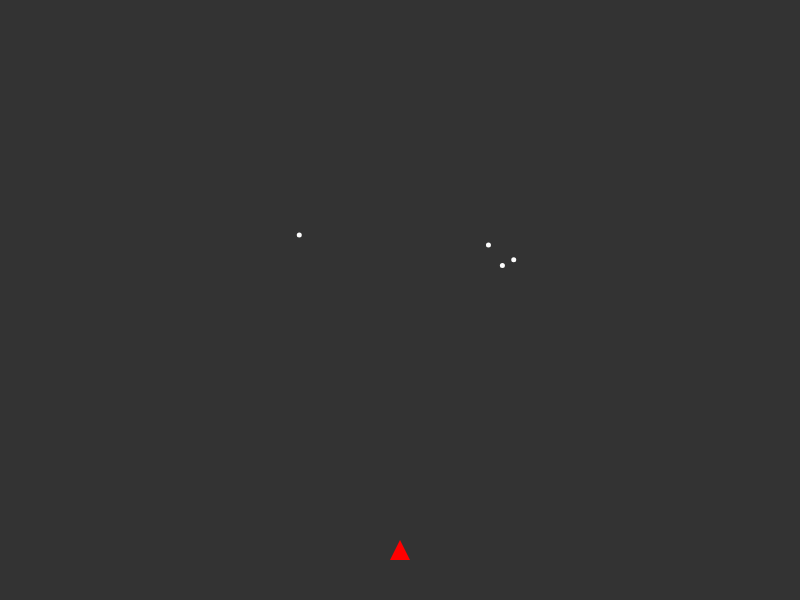
Frame 1 (no input)
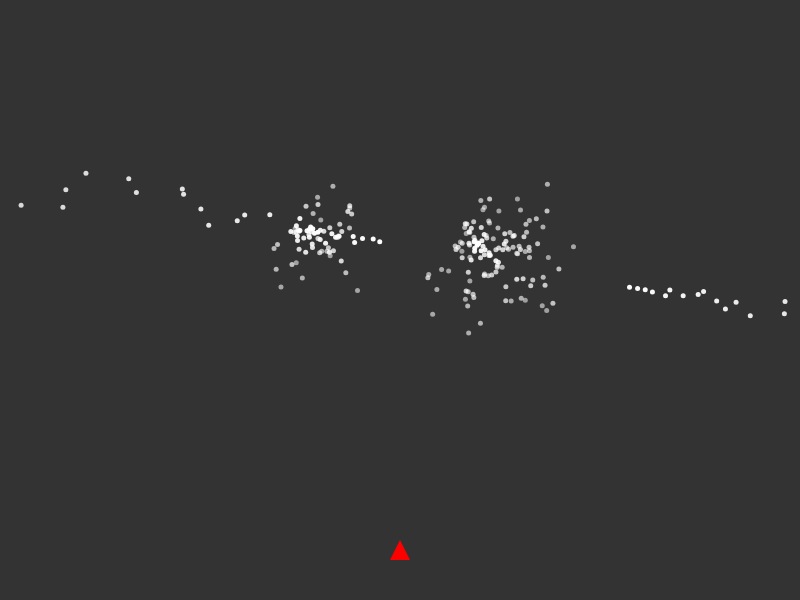
Frame 60 (no input)
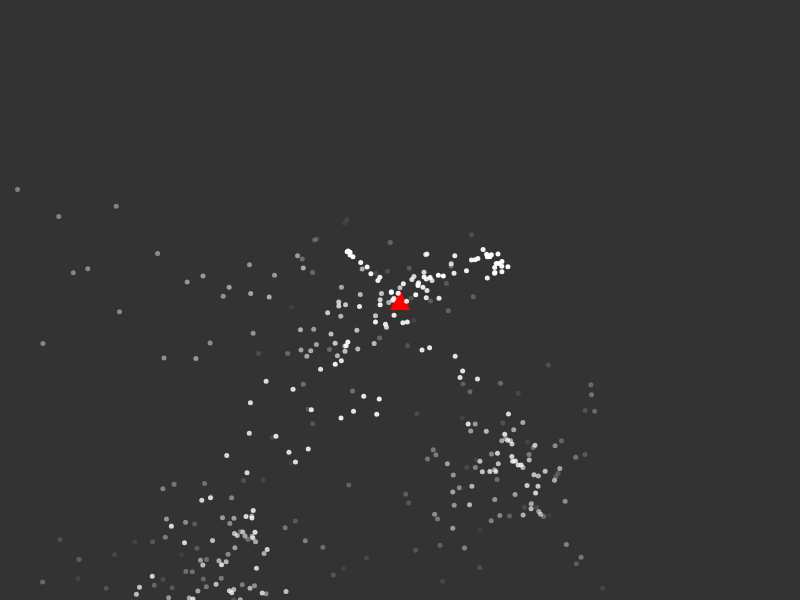
Frame 120 (the mouse pressed at the canvas centre since frame 60)

The p5.js sketch that drew these frames (run headless with seeded random() and noise() and a simulated clock; from frame 60 on, the mouse is pressed at the canvas centre):

// p5.js sketch
// ── sketch.js
let particleSystems = [];
let aircraft;

function setup() {
  createCanvas(800, 600);
  for (let i = 0; i < 4; i++) {
    // 태풍 파티클 시스템 초기화
    let x = random(200, width - 200);
    let y = random(200, height - 200);
    particleSystems.push(new ParticleSystem(createVector(x, y)));
  }

  aircraft = new Aircraft();
}

function draw() {
  background(51);

  aircraft.update();
  aircraft.display();

  // 파티클 시스템 간의 밀고 당기는 힘 적용
  for (let i = 0; i < particleSystems.length; i++) {
    for (let j = i + 1; j < particleSystems.length; j++) {
      // 각 파티클 시스템끼리 밀고 당기는 힘 적용
      particleSystems[i].applySystemInteraction(particleSystems[j]);
    }
  }

  // 각 파티클 시스템의 힘 적용 및 업데이트
  for (let ps of particleSystems) {
    ps.applyForce(aircraft.generateForce(ps.origin)); // 비행기 힘 적용
    ps.update();
    ps.display();
  }
}

function mousePressed() {
  // 마우스 클릭 시 비행기 이동
  aircraft.setTarget(createVector(mouseX, mouseY));
}
// ── Aircraft.js
class Aircraft {
  constructor() {
    this.position = createVector(width / 2, height - 50);
    this.target = createVector(width / 2, height - 50);
    this.speed = 5;
    this.forceRadius = 150; // 힘의 범위
    this.forceMagnitude = 100; // 힘의 크기
  }

  setTarget(target) {
    this.target = target.copy();
  }

  generateForce(targetOrigin) {
    let distance = p5.Vector.dist(this.position, targetOrigin);
    if (distance < this.forceRadius) {
      let force = p5.Vector.sub(targetOrigin, this.position);
      force.setMag(-this.forceMagnitude / (distance + 1)); // 거리 감소 효과
      return force;
    }
    return createVector(0, 0);
  }

  update() {
    if (this.target) {
      let direction = p5.Vector.sub(this.target, this.position);
      if (direction.mag() < this.speed) {
        this.position = this.target.copy();
        this.target = null;
      } else {
        direction.setMag(this.speed);
        this.position.add(direction);
      }
    }
  }

  display() {
    fill(255, 0, 0);
    noStroke();
    triangle(
      this.position.x, this.position.y - 10,
      this.position.x - 10, this.position.y + 10,
      this.position.x + 10, this.position.y + 10
    );

    // Target 표시
    if (this.target) {
      stroke(200, 50, 50, 150);
      line(this.position.x, this.position.y, this.target.x, this.target.y);
    }
  }
}

// ── Particle.js
class Particle {
    constructor(position) {
      this.position = position.copy();
      this.velocity = createVector(random(-1, 1), random(-1, 1));
      this.acceleration = createVector(0, 0);
      this.lifespan = 255; // 입자의 수명 (투명해지는 정도)
    }
  
    applyForce(force) {
      this.acceleration.add(force);
    }
  
    update() {
      this.velocity.add(this.acceleration);
      this.position.add(this.velocity);
      this.acceleration.mult(0); // 가속도 초기화
  
      this.lifespan -= 2; // 수명 감소
    }
  
    isDead() {
      return this.lifespan < 0; // 수명이 다했으면 true
    }
  
    display() {
      fill(255, this.lifespan);
      noStroke();
      ellipse(this.position.x, this.position.y, 5, 5); // 작은 원으로 입자 표시
    }
  }
  
// ── ParticleSystem.js
class ParticleSystem {
  constructor(origin) {
    this.origin = origin.copy();
    this.particles = [];
    this.baseOrigin = origin.copy(); //복원 위치
  }

  // 파티클 시스템 간의 밀고 당기는 힘
  applySystemInteraction(otherSystem) {
    // 다른 시스템과의 거리 계산
    let distance = p5.Vector.dist(this.origin, otherSystem.origin);
    if (distance > 0) {
      let forceDirection = p5.Vector.sub(otherSystem.origin, this.origin);
      let forceMagnitude = 100 / distance; // 거리로 감소하는 힘
      forceDirection.setMag(forceMagnitude);

      // 밀고 당기는 힘 적용 (당기기)
      this.origin.add(forceDirection);

      // 반대의 방향으로 밀어내기 힘도 적용
      forceDirection.mult(-1); // 반대 방향
      otherSystem.origin.add(forceDirection);
    }
  }

  // 입자에 힘을 적용
  applyForce(force) {
    this.origin.add(force);

    // 중심 복원력 적용
    let toBase = p5.Vector.sub(this.baseOrigin, this.origin).mult(0.05);
    this.origin.add(toBase);

    for (let particle of this.particles) {
      particle.applyForce(force);
    }
  }

  update() {
    // 새로운 입자 생성
    this.particles.push(new Particle(this.origin));
    for (let i = this.particles.length - 1; i >= 0; i--) {
      this.particles[i].update();
      if (this.particles[i].isDead()) {
        this.particles.splice(i, 1);
      }
    }
  }

  display() {
    for (let particle of this.particles) {
      particle.display();
    }
  }
}

// ── style.css
html, body {
  margin: 0;
  padding: 0;
  align-content: center;
  text-align: center;
  color: #eee;
  background-color: #000;
}

canvas {
  display: block;
  margin-top: 30px;
  margin-left: auto;
  margin-right: auto;
}
